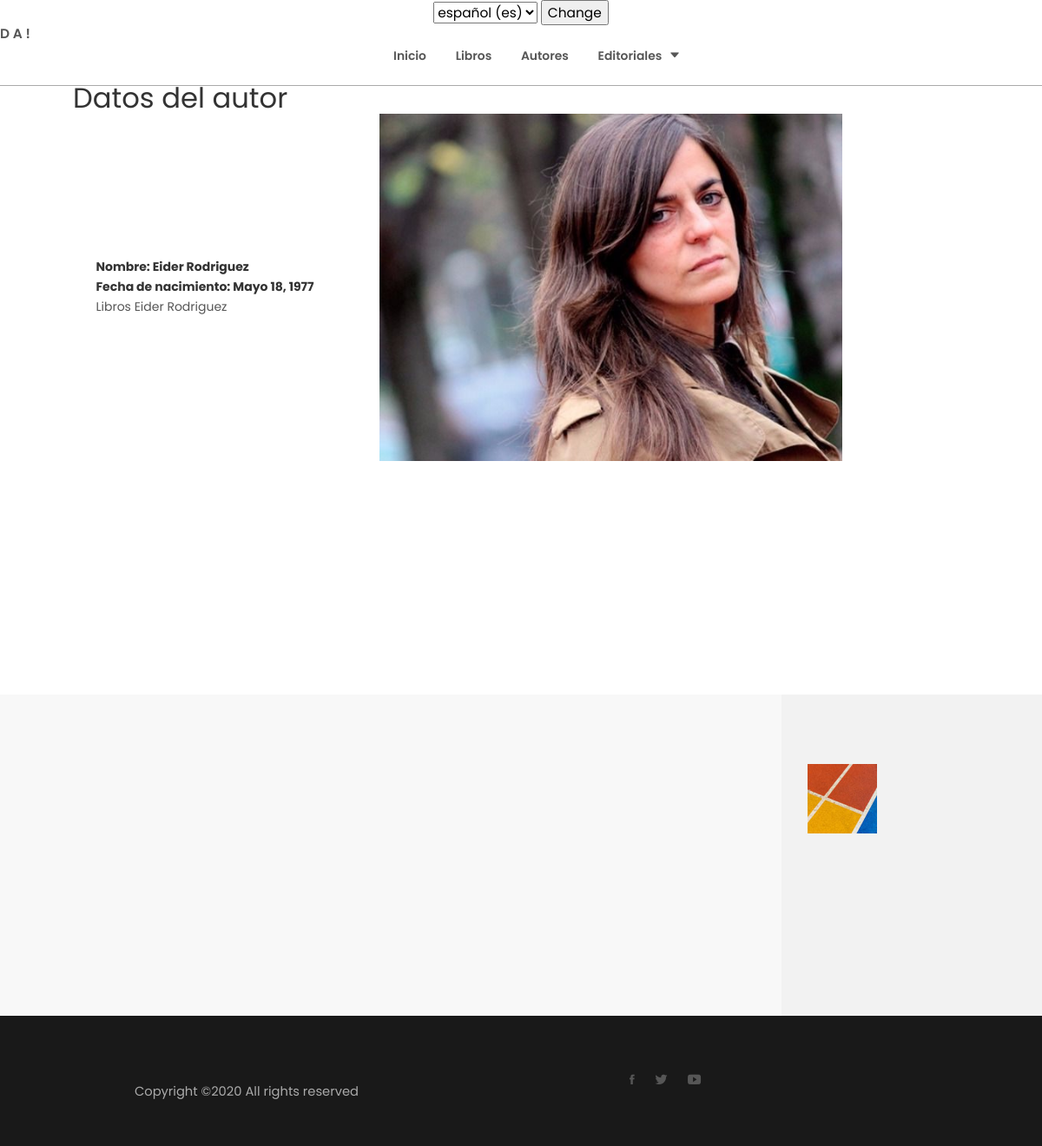
The page /autores/6/ on the database its author committed.
### appBookStore/models.py (models this page shows, shortened)
class Autor(models.Model):
   nombre = models.CharField(max_length=40)
   apellido = models.CharField(max_length=40)
   fecha_nacimiento = models.DateField()
   foto = models.ImageField(upload_to='img',blank=True,null=True,verbose_name='Image')

### appBookStore/views.py (the view)
# urls.py: path('autores/<int:autor_id>/', views.detailAutor, name='detailAutores'),
def detailAutor(request, autor_id):
	autor = get_object_or_404(Autor, pk=autor_id)
	libros = get_list_or_404(Libro.objects.order_by('-anyo'))
	librosDeAutor = []
	for l in libros:
		for a in l.autores.all():
			if a.id == autor_id:
				librosDeAutor.append(l)
	context = {'autor': autor, 'librosDeAutor': librosDeAutor}
	return render(request, 'detailAutor.html', context)

### appBookStore/templates/detailAutor.html (shortened to what this page needs)
{% extends 'base.html' %}
{% block titulo %}
{% load i18n %}
<form action= "{% url 'set_language' %}" method="post"> {% csrf_token %}
        <select name = "language">
            {% get_current_language as LANGUAGE_CODE %}
            {% get_available_languages as LANGUAGES %}
            {% get_language_info_list for LANGUAGES as languages%}
            {% for language in languages%}
                <option value="{{language.code}}" {% if language.code == LANGUAGE_CODE %} selected {%endif%}>
                    {{ language.name_local }} ({{ language.code }})
                </option>
            {% endfor%}
        </select>
        <input type="submit" value="Change" />
    </form>
<a class="logo" href="/">D A !</a>
        <ul class="main-menu" id="main-menu">
            <li><a href="/">{% trans "Inicio" %}</a></li>
            <li><a href="/libros">{% trans "Libros" %}</a></li>
            <li><a href="/autores">{% trans "Autores" %}</a></li>
            <li class="drop-down"><a href="/editoriales">{% trans "Editoriales" %}<i class="ion-arrow-down-b"></i></a>
            </li>
        </ul>
        {% endblock %}
{% block contenido %}
{% load i18n %}
<h2>{% trans "Datos del autor" %}</h2>
{% if autor %}
<table>
  <tr>
    <th>
      <table>
      <tr>
        <td> {% trans "Nombre:" %} {{ autor.nombre}} {{ autor.apellido}}</td>
      </tr>
      <tr>
        <td> {% trans "Fecha de nacimiento:" %} {{ autor.fecha_nacimiento}}</td>
      </tr>
      <tr><td><button id="btnLibros">{% trans "Libros" %} {{autor.nombre}} {{ autor.apellido}}</button></td></tr>
        <tr><td>
        </td></tr>
    </table>
    </th>
    <th>
        {% load static %}
        <li>
        {% with ''|add:autor.foto.name as image_path %}
          <img class="autor" alt="{{ autor.foto.name }}" src="{% static image_path %}" height="400"/>
        {% endwith %}
        </li>
    </th>
  </tr>
</table>
{% else %}
{% load i18n %}
{% endif %}
{% endblock %}

### rows shown on the page
Autor: nombre "Eider", apellido "Rodriguez", fecha_nacimiento "Mayo 18, 1977", foto.name (picture)

### other values the page prints
form field language "español (es)"
